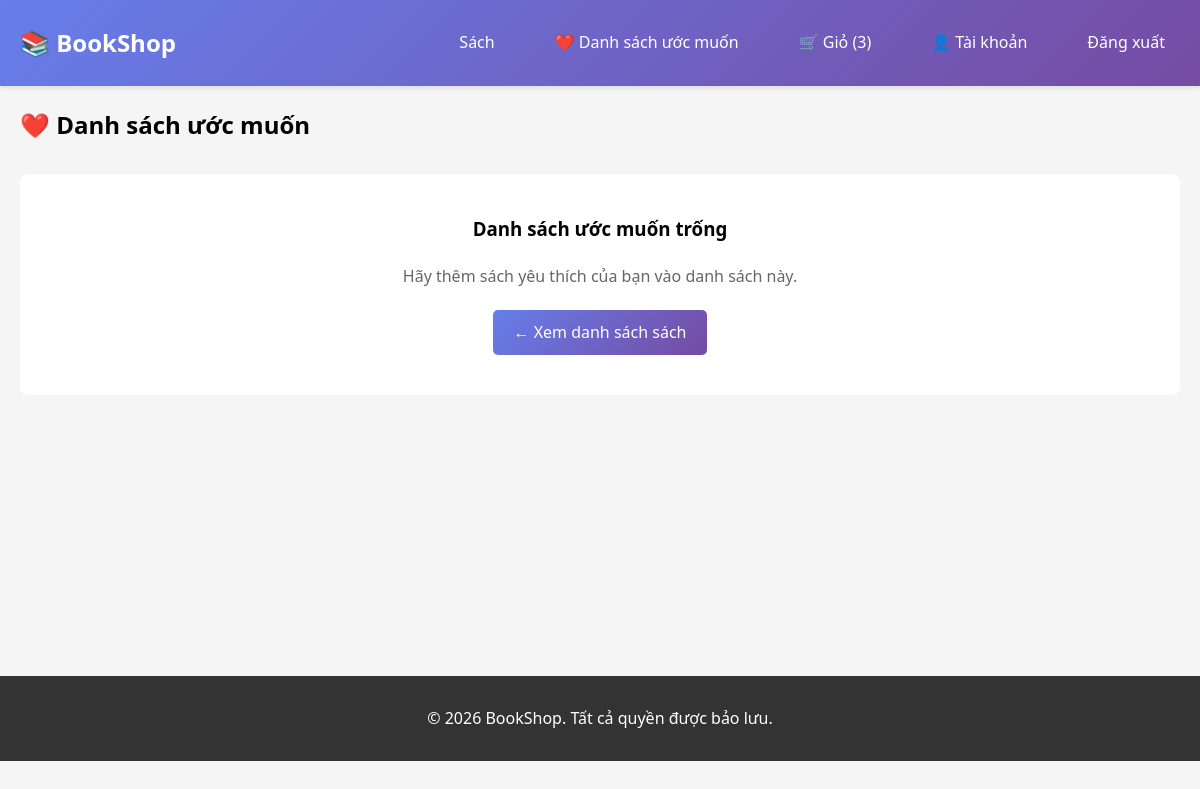
The page /wishlist/ (signed in) on the database as committed earlier.
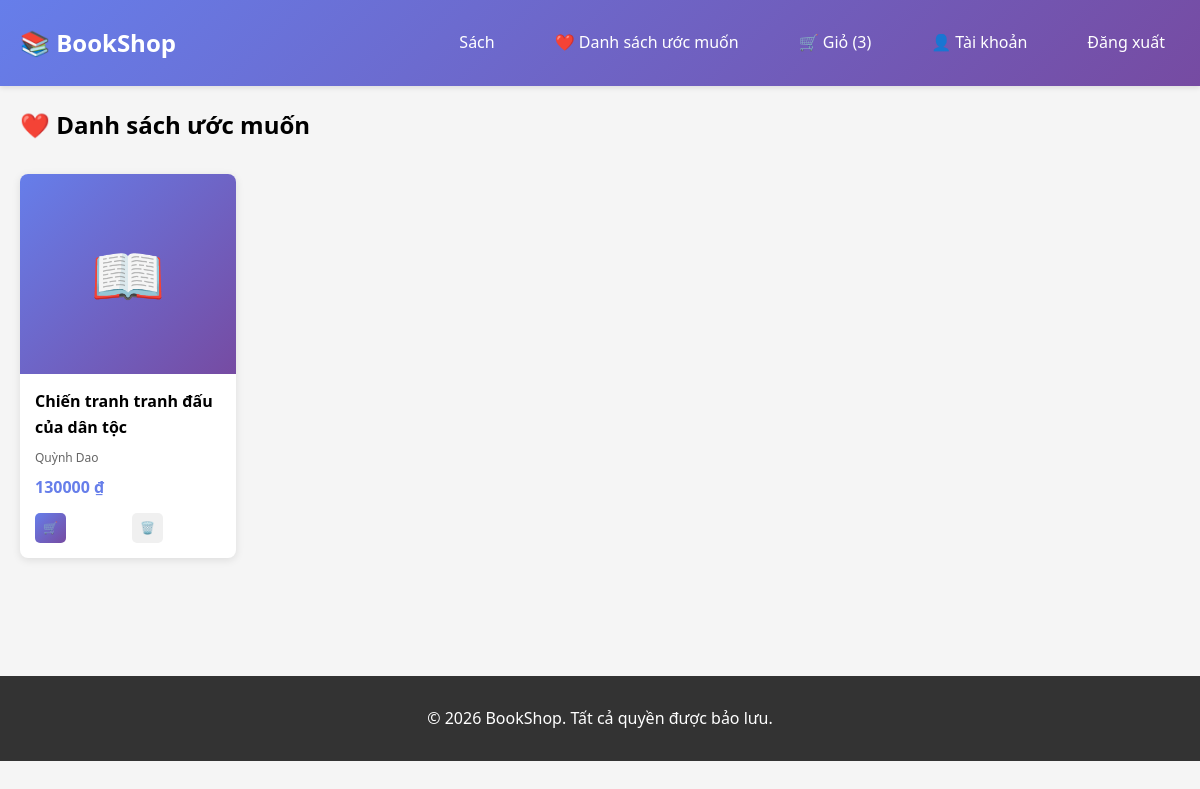
The same page on the database as committed later.
### core/models/rating_wishlist.py (models this page shows, shortened)
class WishlistItem(models.Model):
    id = models.AutoField(primary_key=True)
    wishlist = models.ForeignKey(Wishlist, on_delete=models.CASCADE, related_name='items')
    book = models.ForeignKey('Book', on_delete=models.CASCADE)
    added_date = models.DateTimeField(auto_now_add=True)
    class Meta:
        app_label = 'core'
        db_table = 'core_wishlist_item'
        unique_together = ('wishlist', 'book')

### core/models/book.py (models this page shows, shortened)
class Book(models.Model):
    id = models.AutoField(primary_key=True)
    title = models.CharField(max_length=255)
    author = models.ForeignKey('Author', on_delete=models.SET_NULL, null=True, blank=True)
    publisher = models.ForeignKey('Publisher', on_delete=models.SET_NULL, null=True, blank=True)
    category = models.ForeignKey('Category', on_delete=models.SET_NULL, null=True, blank=True, related_name='books')
    translator = models.ForeignKey('Translator', on_delete=models.SET_NULL, null=True, blank=True)
    price = models.DecimalField(max_digits=10, decimal_places=2)
    stock = models.IntegerField(default=0)
    description = models.TextField(blank=True, null=True)
    language = models.CharField(max_length=50, default='en')
    isbn = models.CharField(max_length=20, unique=True, blank=True, null=True)
    publication_date = models.DateField(blank=True, null=True)
    created_at = models.DateTimeField(auto_now_add=True)
    updated_at = models.DateTimeField(auto_now=True)
    class Meta:
        app_label = 'core'
        db_table = 'core_book'

### core/models/author.py (models this page shows, shortened)
class Author(models.Model):
    id = models.AutoField(primary_key=True)
    name = models.CharField(max_length=255)
    bio = models.TextField(blank=True, null=True)
    address = models.CharField(max_length=255, blank=True, null=True)
    phone = models.CharField(max_length=20, blank=True, null=True)
    email = models.EmailField(blank=True, null=True)
    date_joined = models.DateTimeField(auto_now_add=True)
    class Meta:
        app_label = 'core'
        db_table = 'core_author'

### core/views.py (the view)
# urls.py: path('wishlist/', views.wishlist_view, name='wishlist_view'),
def wishlist_view(request):
    if 'customer_id' not in request.session:
        return redirect('core:login')
    try:
        customer = Customer.objects.get(id=request.session['customer_id'])
        wishlist, created = Wishlist.objects.get_or_create(customer=customer)
        wishlist_items = WishlistItem.objects.filter(wishlist=wishlist)
        context = get_context(request)
        context.update({
            'wishlist': wishlist,
            'wishlist_items': wishlist_items,
        })
        return render(request, 'core/wishlist.html', context)
    except Customer.DoesNotExist:
        return redirect('core:login')

### core/views.py (called while the page is built)
def get_context(request):
    context = {'is_logged_in': 'customer_id' in request.session}
    if 'customer_id' in request.session:
        try:
            customer = Customer.objects.get(id=request.session['customer_id'])
            context['customer'] = customer
            context['cart_count'] = CartItem.objects.filter(
                cart__customer=customer,
                cart__is_active=True
            ).count()
        except Customer.DoesNotExist:
            del request.session['customer_id']
    return context

### core/templates/core/wishlist.html (shortened to what this page needs)
{% extends "core/base.html" %}
{% block content %}
<h2 style="margin-bottom: 30px;">❤️ Danh sách ước muốn</h2>
{% if wishlist_items %}
    <div class="wishlist-grid">
        {% for item in wishlist_items %}
            <div class="wishlist-item-card">
                <div class="item-image">📖</div>
                <div class="item-info">
                    <div class="item-title">{{ item.book.title }}</div>
                    <div class="item-author">{{ item.book.author.name }}</div>
                    <div class="item-price">{{ item.book.price|floatformat:0 }} ₫</div>
                    <div class="item-buttons">
                        <form method="POST" action="{% url 'core:add_to_cart' item.book.id %}" style="flex: 1;">
                            <button type="submit">🛒</button>
                        </form>
                        <form method="POST" action="{% url 'core:remove_from_wishlist' item.id %}" style="flex: 1;">
                            <button type="submit" style="background: #f0f0f0; color: #333;">🗑️</button>
                        </form>
                    </div>
                </div>
            </div>
        {% endfor %}
    </div>
{% else %}
    <div class="empty-wishlist">
        <h3>Danh sách ước muốn trống</h3>
        <p style="color: #666; margin: 20px 0;">Hãy thêm sách yêu thích của bạn vào danh sách này.</p>
        <a href="{% url 'core:book_list' %}" class="btn">← Xem danh sách sách</a>
    </div>
{% endif %}
{% endblock %}

Rows that differ between the two databases and show on the page:
added WishlistItem: book "Chiến tranh tranh đấu của dân tộc", book.author.name "Quỳnh Dao", book.price "130000"
Other text that changed with them:
text no longer shown: "Danh sách ước muốn trống Hãy thêm sách yêu thích của bạn vào danh sách này. ← Xem danh sách sách"
